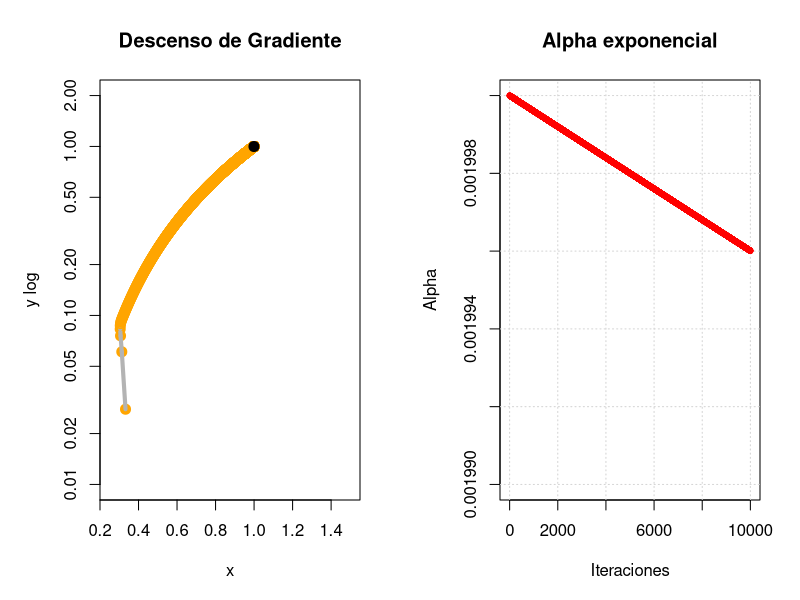

Reproduce this figure in R.
#funcion objetivo
f <- function (x){
  (1 - x[1])^2 + 100*( x[2] - x[1]^2)^2
}

f_gran <- function(x){
  dx <- -2*(1 - x[1]) - 400*x[1]*(x[2] - x[1]^2)
  dy <- 200*(x[2] - x[1]^2)
  return(c(dx,dy))
}

#alfa
alpha <- 0.002
#gama
gama <-alpha/10000
#valor inicial
x <- c(-1,-1)
#-----------------

#constantes
tolerancia <- 1e-6
max_inter <- 10000
#-----------------

#contador
contador <- 0
contador_2 <- 0
distancia_total <- 0 

#-----------------
# Configurar ventana con 2 gráficos
par(mfrow = c(1, 2), mar = c(5, 5, 4, 2))

# grafico de X y Y
plot(x[1], x[2], xlim = c(0.25, 1.5), ylim = c(0.01,2), 
     xlab = "x", ylab="y log",
     log = "y",
     main = "Descenso de Gradiente",
     pch = 20, col = "blue", cex = 2)

#-----------------
for (i in 1:max_inter){
  #Cada vez que entra suma 1 para tener la cantidad de iteracion
  contador <- contador + 1
  #-----------------
  
  #calcular alfa k
  alpha_k <- alpha * exp(-i * gama)
  #calculo del nuevo X
  x_nuevo <- x - alpha_k*f_gran(x)
  #-----------------
  
  #graficar
  points(x_nuevo[1], x_nuevo[2], pch = 20, col = "orange", cex = 2)
  # Graficar línea de trayectoria entre x y x_nuevo
  segments(x[1], x[2], x_nuevo[1], x_nuevo[2], col = "gray70", lwd = 4)
  # Calcular distancia recorrida en este paso
  distancia_paso <- sqrt((x_nuevo[1] - x[1])^2 + (x_nuevo[2] - x[2])^2)
  distancia_total <- distancia_total + distancia_paso
  #retriccion para evitar errores
  #-------------------------------------------------------------------
  
  if(norm(f_gran(x_nuevo), "2") < tolerancia | 
     norm(x_nuevo - x, "2") < tolerancia){
    break
  }
  #-----------------
  
  #remplazaomos X original por X nuevo para repetir el ciclo
  x <- x_nuevo
}
points(x_nuevo[1], x_nuevo[2], pch = 20, col = "black", cex = 2)
#-----------------------------------------------------------------

plot(contador, alpha_k,
     xlim = c(0, max_inter), ylim = c(0.00199,0.002), 
     xlab = "Iteraciones", ylab = "Alpha",
     main = "Alpha exponencial",
     type = "n")
grid()  # Gráfico vacío
for (i in 1:max_inter){
  contador_2 <- contador_2 + 1
  alpha_k <- (alpha)/(1 + contador_2*gama)
  points(contador_2, alpha_k, pch = 20, col = "red", cex = 1)
}
#-----------------------------------------------------------------

points(x_nuevo[1], x_nuevo[2], pch = 20, col = "black", cex = 3)
cat("El número de iteraciones necesarias es:", contador, "\n")
cat("El valor de alpha inicial:", alpha, "\n")
cat("El valor de alpha final:", alpha_k, "\n")
cat("El punto mínimo encontrado es:", x_nuevo, "\n")
cat("El valor de la función en ese punto es:", f(x_nuevo), "\n")